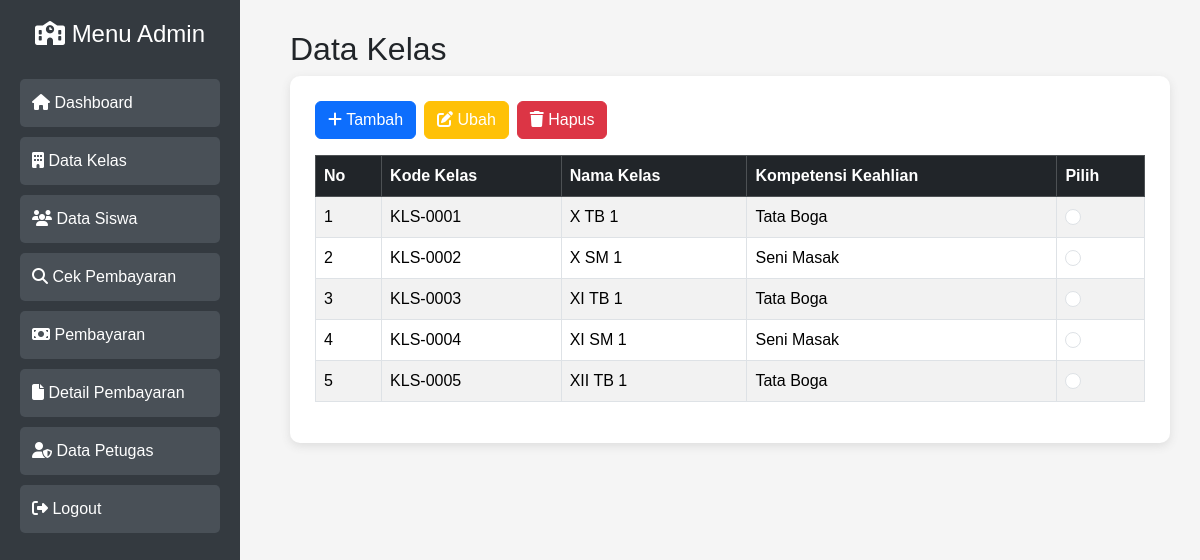
Screenshot of /kelas/index.php (signed in) with the database file from the repository.
### tables this page shows
CREATE TABLE `tb_kelas` (
  `id_kelas` varchar(11) NOT NULL,
  `nama_kelas` varchar(10) DEFAULT NULL,
  `komp_keahlian` varchar(50) DEFAULT NULL
);

### kelas/index.php (the view, shortened to what this page needs)
<?php
include_once __DIR__ . "/../config/koneksi.php";
$data = mysqli_query($koneksi, "SELECT * FROM tb_kelas");
?>
<?php
cekAdmin(); include "../template/header.php"; ?>
<?php
cekAdmin(); include "../template/sidebar.php"; ?>
<div class="content">
<h2>Data Kelas</h2>
<div class="box">
<div class="mb-3 d-flex gap-2">
    <a href="tambah.php" class="btn btn-primary">
        <i class="fa fa-plus"></i>
        Tambah
    </a>
    <a href="#" class="btn btn-warning text-white"
       onclick="return cekPilih('ubah')">
        <i class="fa fa-edit"></i>
        Ubah
    </a>
    <a href="#" class="btn btn-danger"
       onclick="return cekPilih('hapus')">
        <i class="fa fa-trash"></i>
        Hapus
    </a>
</div>
<div class="table-responsive">
<table class="table table-striped table-bordered">
<thead class="table-dark">
<tr>
    <th>No</th>
    <th>Kode Kelas</th>
    <th>Nama Kelas</th>
    <th>Kompetensi Keahlian</th>
    <th>Pilih</th>
</tr>
</thead>
<tbody>
<?php
$no = 1;
while($k = mysqli_fetch_assoc($data)){
?>
<tr>
    <td><?= $no++ ?></td>
    <td><?= $k['id_kelas'] ?></td>
    <td><?= $k['nama_kelas'] ?></td>
    <td><?= $k['komp_keahlian'] ?></td>
    <td>
        <input type="radio" name="pilih_kelas"
               class="form-check-input pilih-radio"
               value="<?= $k['id_kelas'] ?>">
    </td>
</tr>
<?php
cekAdmin(); } ?>
</tbody>
</table>
</div>
</div>
</div>
</body>
</html>

### assets/css/style.css (style rules this page uses)
body { font-family: Arial; background:#f5f5f5; }
.content { margin-left:250px; padding:20px; }
.content { margin-left:260px; padding:30px; }
.box { background:white; padding:25px; border-radius:10px; box-shadow:0 3px 10px #ddd; }

### rows the page displays
tb_kelas: id_kelas "KLS-0001", nama_kelas "X TB 1", komp_keahlian "Tata Boga"
tb_kelas: id_kelas "KLS-0002", nama_kelas "X SM 1", komp_keahlian "Seni Masak"
tb_kelas: id_kelas "KLS-0003", nama_kelas "XI TB 1", komp_keahlian "Tata Boga"
tb_kelas: id_kelas "KLS-0004", nama_kelas "XI SM 1", komp_keahlian "Seni Masak"
tb_kelas: id_kelas "KLS-0005", nama_kelas "XII TB 1", komp_keahlian "Tata Boga"
